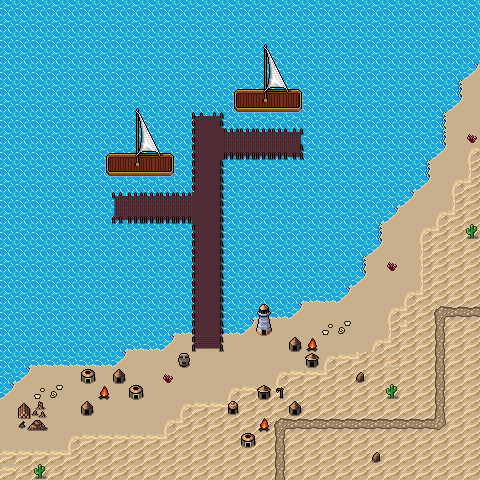

The image is a tile-based game level rendered from a .tmx file. Its description and source (layers, tilesets, objects; grid data summarised) follow:
An orthogonal 30x30 tile map with 16x16 px tiles, 4 tile layers (Collision, Background, Walls, Clutter), 4 tilesets and 27 objects.

<map version="1.10" tiledversion="1.10.1" orientation="orthogonal" renderorder="right-down" width="30" height="30" tilewidth="16" tileheight="16" infinite="0" nextlayerid="8" nextobjectid="78">
 <editorsettings>
  <export target="wastetown..tmx" format="tmx" />
 </editorsettings>
 <properties>
  <property name="dungeonEffect">{
  "startBattleWithCard": [ "Daring Piracy" ],
}</property>
 </properties>
 <tileset firstgid="1" source="../../tileset/main.tsx" />
 <tileset firstgid="10113" source="../../tileset/buildings.tsx" />
 <tileset firstgid="11905" name="dungeon large" tilewidth="16" tileheight="16" tilecount="16384" columns="128">
  <image source="../../tileset/dungeon/dungeon_bis.png" width="2048" height="2048" />
 </tileset>
 <tileset firstgid="28289" source="../../tileset/main-nocollide.tsx" />
 <layer id="6" name="Collision" width="30" height="30">
  <data>[900 cells, 0 non-empty, 0 distinct tile ids]</data>
 </layer>
 <layer id="1" name="Background" width="30" height="30">
  <data>[900 cells, 900 non-empty, 4 distinct tile ids]</data>
 </layer>
 <layer id="2" name="Walls" width="30" height="30">
  <data>[900 cells, 483 non-empty, 63 distinct tile ids]</data>
 </layer>
 <layer id="3" name="Clutter" width="30" height="30">
  <properties>
   <property name="spriteLayer" type="bool" value="true" />
  </properties>
  <data>[900 cells, 109 non-empty, 36 distinct tile ids]</data>
 </layer>
 <objectgroup id="4" name="Objects">
  <object id="38" template="../../obj/entry_up.tx" x="260" y="479.167" width="48" height="34">
   <properties>
    <property name="direction" value="up" />
    <property name="teleport" value="" />
   </properties>
  </object>
  <object id="48" template="../../obj/treasure.tx" x="61.25" y="388" />
  <object id="51" template="../../obj/treasure.tx" x="271" y="149.333" />
  <object id="52" template="../../obj/gold.tx" x="248.833" y="145.833" />
  <object id="54" template="../../obj/enemy.tx" x="202.001" y="150.583">
   <properties>
    <property name="effect">{ "startBattleWithCard": [ "Coastal Piracy"]
}</property>
    <property name="enemy" value="Pirate Captain" />
    <property name="threatRange" type="int" value="50" />
   </properties>
  </object>
  <object id="55" template="../../obj/enemy.tx" x="198.666" y="247.667">
   <properties>
    <property name="enemy" value="Pirate" />
    <property name="threatRange" type="int" value="40" />
    <property name="waypoints" value="63,62,60,61,60" />
   </properties>
  </object>
  <object id="56" template="../../obj/enemy.tx" x="76.6667" y="399.333">
   <properties>
    <property name="enemy" value="Pirate" />
    <property name="threatRange" type="int" value="40" />
   </properties>
  </object>
  <object id="57" template="../../obj/enemy.tx" x="247" y="416">
   <properties>
    <property name="enemy" value="Pirate" />
   </properties>
  </object>
  <object id="58" template="../../obj/enemy.tx" x="317" y="339.5">
   <properties>
    <property name="enemy" value="Pirate" />
    <property name="threatRange" type="int" value="40" />
   </properties>
  </object>
  <object id="59" template="../../obj/enemy.tx" x="186.5" y="396.833">
   <properties>
    <property name="enemy" value="Pirate" />
    <property name="threatRange" type="int" value="40" />
    <property name="waypoints" value="68,66" />
   </properties>
  </object>
  <object id="60" template="../../obj/waypoint.tx" x="199.5" y="212.5" />
  <object id="61" template="../../obj/waypoint.tx" x="116.5" y="215" />
  <object id="62" template="../../obj/waypoint.tx" x="199" y="344.5" />
  <object id="63" template="../../obj/waypoint.tx" x="198.667" y="137.167" />
  <object id="64" template="../../obj/waypoint.tx" x="203.5" y="476" />
  <object id="65" template="../../obj/waypoint.tx" x="348.5" y="469.5" />
  <object id="66" template="../../obj/waypoint.tx" x="98.1667" y="449.833" />
  <object id="67" template="../../obj/waypoint.tx" x="365.5" y="422" />
  <object id="68" template="../../obj/waypoint.tx" x="240.333" y="353.333" />
  <object id="69" template="../../obj/collision.tx" x="-0.5" y="480.5" width="481" height="16" />
  <object id="70" template="../../obj/collision.tx" x="0" y="-17.5" width="481" height="16" />
  <object id="71" template="../../obj/collision.tx" x="481" y="-19.5415" width="16" height="516.083" />
  <object id="72" template="../../obj/collision.tx" x="-16" y="-19.5415" width="16" height="516.083" />
  <object id="74" template="../../obj/enemy.tx" x="453" y="178.333">
   <properties>
    <property name="enemy" value="Scorpion" />
    <property name="threatRange" type="int" value="40" />
   </properties>
  </object>
  <object id="75" template="../../obj/manashards.tx" x="463.333" y="126.667" />
  <object id="76" template="../../obj/manashards.tx" x="300" y="338.333" />
  <object id="77" template="../../obj/booster.tx" x="135" y="212.667">
   <properties>
    <property name="reward">[
  {
    "editions": [ "M13" ],
    "type": "card",
    "count": 10,
    "rarity": [ "Common" ]
  },
  {
    "editions": [ "M13" ],
    "type": "card",
    "count": 3,
    "rarity": [ "Uncommon" ]
  },
  {
    "editions": [ "M13" ],
    "type": "card",
    "count": 3,
    "rarity": [ "Rare", "Mythic Rare" ]
  }
]
</property>
   </properties>
  </object>
 </objectgroup>
</map>
